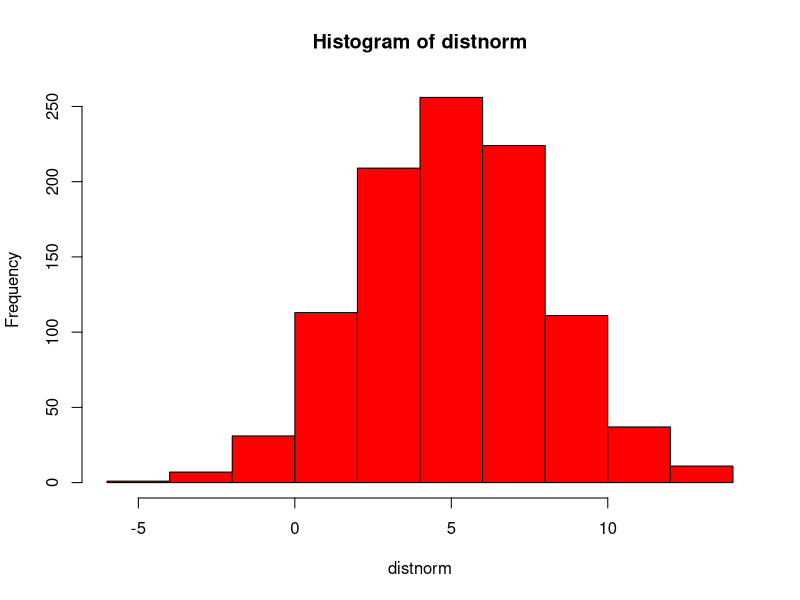
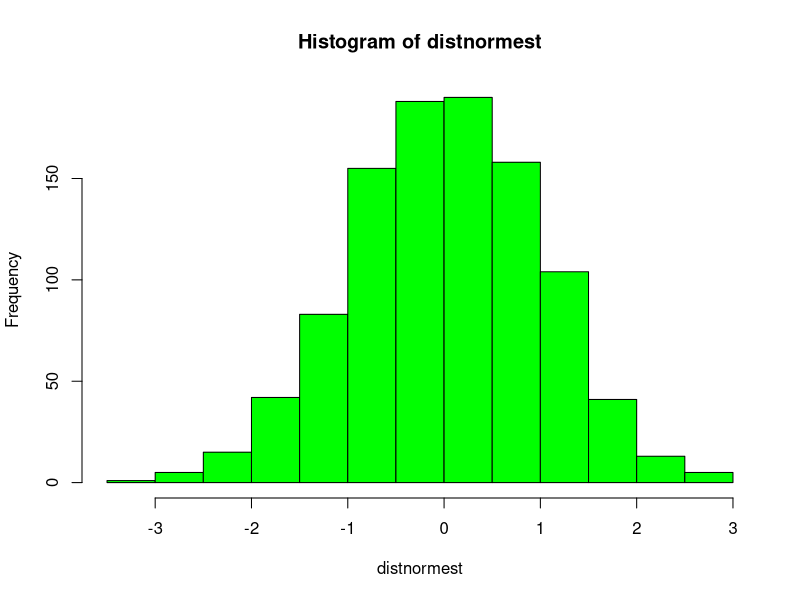

R code for these plots, in order:
distnorm<-rnorm(1000,5,3) #pregunta 1 distribución normal
distnormest<-rnorm(1000,0,1) #pregunhta 1 distribución normal estándar
hist(distnorm, col="red") #histograma dist est
hist(distnormest, col="green") #histograma dist norm est

dexp<-dexp(500,1/20,20^0.5) #pregunta 2 dist exp
dexp(quantile(0.33)) #cuantil de la variable
dexp(quantile(75))
